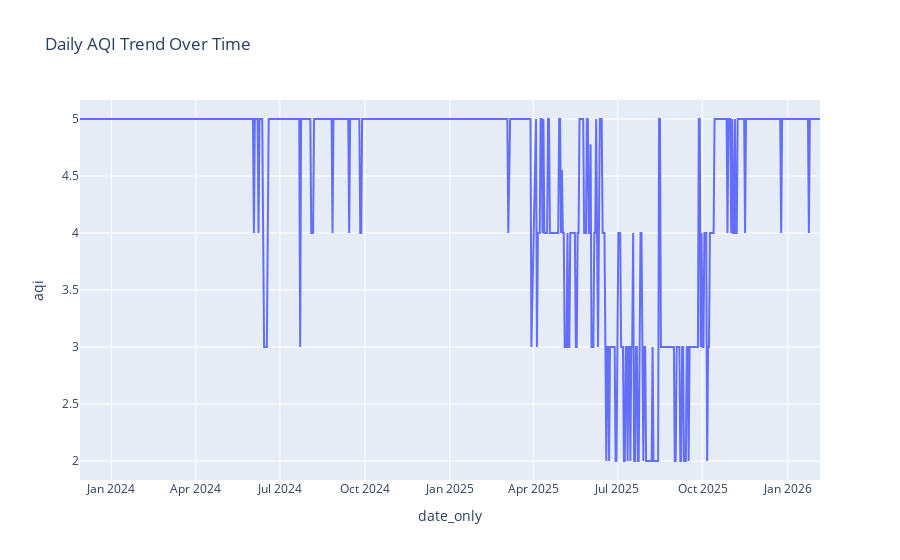

Notebook code for this chart:
### Markdown cell above
##### **Step 3.3: Daily-Level EDA (MODEL-DRIVEN)**

### Code cell
fig = px.line(
    daily_df,
    x='date_only',
    y='aqi',
    title='Daily AQI Trend Over Time'
)

fig.show()

### Figure 1 — Plotly figure (JSON) as saved in the notebook; plotly's stock layout.template omitted (floating-point values rounded to 4 significant figures; data arrays with more than 128 entries replaced by an {"elided": "..."} marker saying what was removed)
{"data": [{"hovertemplate": "date_only=%{x}<br>aqi=%{y}<extra></extra>", "legendgroup": "", "line": {"color": "#636efa", "dash": "solid"}, "marker": {"symbol": "circle"}, "mode": "lines", "name": "", "orientation": "v", "showlegend": false, "type": "scatter", "x": {"elided": "796 str values"}, "xaxis": "x", "y": {"elided": "796 float values"}, "yaxis": "y"}], "layout": {"legend": {"tracegroupgap": 0}, "title": {"text": "Daily AQI Trend Over Time"}, "xaxis": {"anchor": "y", "domain": [0, 1], "title": {"text": "date_only"}}, "yaxis": {"anchor": "x", "domain": [0, 1], "title": {"text": "aqi"}}}}
